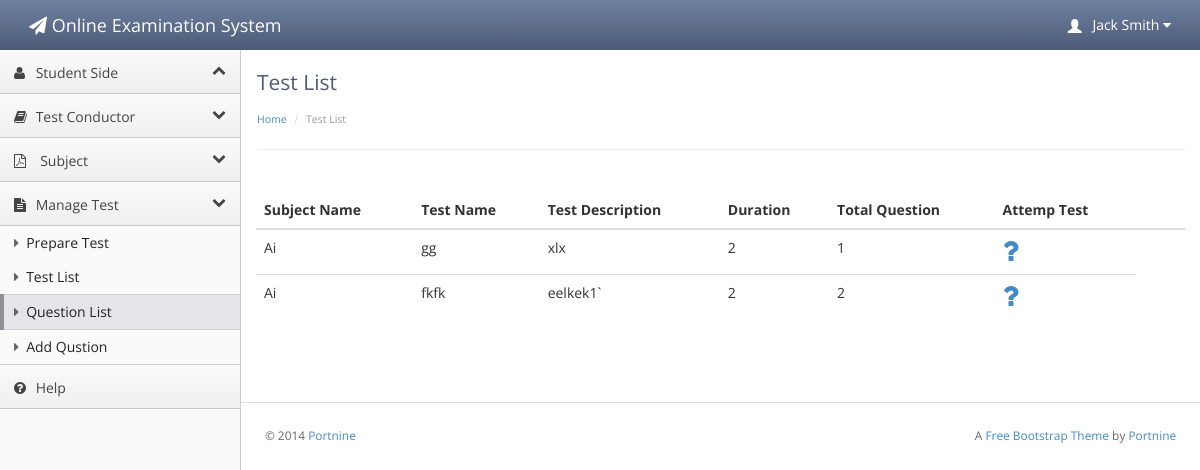
Screenshot of /student_question_list.php?id=3 with the database file from the repository.
### tables this page shows
CREATE TABLE IF NOT EXISTS `test` (
`test_id` int(10) NOT NULL,
  `t_name` varchar(20) NOT NULL,
  `t_description` varchar(50) NOT NULL,
  `total_question` int(10) NOT NULL,
  `t_date` date NOT NULL,
  `t_time` time NOT NULL,
  `t_from` timestamp NULL DEFAULT CURRENT_TIMESTAMP,
  `t_to` timestamp NULL DEFAULT '0000-00-00 00:00:00',
  `duration` int(10) NOT NULL,
  `t_code` int(10) NOT NULL,
  `subject_id` int(10) unsigned DEFAULT NULL
);

CREATE TABLE IF NOT EXISTS `subject` (
`subject_id` int(10) unsigned NOT NULL,
  `name` varchar(100) NOT NULL,
  `description` varchar(100) NOT NULL
);

### student_question_list.php (the view, shortened to what this page needs)
<!doctype html>
<html lang="en"><head>
    <link rel="stylesheet" type="text/css" href="lib/bootstrap/css/bootstrap.css">
    <link rel="stylesheet" href="lib/font-awesome/css/font-awesome.css">
    <link rel="stylesheet" type="text/css" href="stylesheets/theme.css">
    <link rel="stylesheet" type="text/css" href="stylesheets/premium.css">
</head>
<body class=" theme-blue">
    <div class="navbar navbar-default" role="navigation">
        <div class="navbar-header">
          <a class="" href="index.html"><span class="navbar-brand"><span class="fa fa-paper-plane"></span> Online Examination System</span></a></div>
        <div class="navbar-collapse collapse" style="height: 1px;">
          <ul id="main-menu" class="nav navbar-nav navbar-right">
            <li class="dropdown hidden-xs">
                <a href="#" class="dropdown-toggle" data-toggle="dropdown">
                    <span class="glyphicon glyphicon-user padding-right-small" style="position:relative;top: 3px;"></span> Jack Smith
                    <i class="fa fa-caret-down"></i>
                </a>
            </li>
          </ul>
        </div>
      </div>
  <div class="sidebar-nav">
    <ul>
    <li><a href="#" data-target=".dashboard-menu" class="nav-header" data-toggle="collapse"><i class="fa fa-fw fa-user"></i> Student Side<i class="fa fa-collapse"></i></a></li>
    <li data-popover="true" data-content="Items in this group require a <strong><a href='http://portnine.com/bootstrap-themes/aircraft' target='blank'>premium license</a><strong>." rel="popover" data-placement="right"><a href="#" data-target=".premium-menu" class="nav-header collapsed" data-toggle="collapse"><i class="fa fa-fw fa-book"></i> Test Conductor<i class="fa fa-collapse"></i></a></li>
        <li><a href="#" data-target=".accounts-menu" class="nav-header collapsed" data-toggle="collapse"><i class="fa fa-file-pdf-o "></i> Subject   <i class="fa fa-collapse"></i></a></li>
        <li><a href="#" data-target=".legal-menu" class="nav-header collapsed" data-toggle="collapse"><i class="fa fa-fw fa-file-text"></i> Manage Test<i class="fa fa-collapse"></i></a></li>
        <li><ul class="legal-menu nav nav-list collapse in ">
             <li ><a href="add_test.php"><span class="fa fa-caret-right"></span> Prepare Test</a></li>
            <li ><a href="test_list.php"><span class="fa fa-caret-right"></span> Test List</a></li>
             <li class="active" ><a href="test_list.php"><span class="fa fa-caret-right"></span> Question  List</a></li>
              <li><a href="add_question.php"><span class="fa fa-caret-right"></span> Add Qustion</a></li>
    </ul></li>
        <li><a href="help.html" class="nav-header"><i class="fa fa-fw fa-question-circle"></i> Help</a></li>
            </ul>
    </div>
    <div class="content">
        <div class="header">
            <h1 class="page-title">Test List</h1>
                    <ul class="breadcrumb">
            <li><a href="index.html">Home</a> </li>
            <li class="active">Test List</li>
        </ul>
        </div>
        <div class="main-content">
<table class="table">
  <thead>
    <tr>
    <th>Subject Name</th>
       <th>Test Name</th>
       <th>Test Description</th>
        <th>Duration</th>
          <th>Total Question</th>
            <th>Attemp Test</th>
      <th style="width: 3.5em;"></th>
    </tr>
  </thead>
  <tbody>
    <tr>
             <?php
if(isset($_GET['id'])){
$id = $_GET['id'];
$result = mysql_query("SELECT test.*,subject.* from test
inner join subject on test.subject_id=subject.subject_id
 where  test.subject_id = '$id' ");
while($row = mysql_fetch_array($result)){
	?>
		 <td><?php echo $row['name'];?></td>
      <td><?php echo $row['t_name'];?></td>
      <td><?php echo $row['t_description'];?></td>
     <td><?php echo $row['duration'];?></td>
      <td><?php echo $row['total_question'];?></td>
       <td>
            <a href="question_list.php?id=<?php echo $row['t_code'];?>"<i class="fa fa-question fa-2x"></a>
      </td>
    </tr>
   <?php }} ?>
  </tbody>
</table>
            <footer>
                <hr>
                <p class="pull-right">A <a href="http://www.portnine.com/bootstrap-themes" target="_blank">Free Bootstrap Theme</a> by <a href="http://www.portnine.com" target="_blank">Portnine</a></p>
                <p>© 2014 <a href="http://www.portnine.com" target="_blank">Portnine</a></p>
            </footer>
        </div>
    </div>
</body></html>

### stylesheets/theme.css (style rules this page uses)
body { background: #fafafa; background-position: initial initial; background-repeat: initial initial; margin: 0px; padding: 0px; }
body, h1, h2, h3, h4, h5, h6, p, a, .h1, .h2, .h3, .h4, .h5, .h6 { font-family: 'Open Sans', helvetica, arial, sans-serif; }
h1 { color: #4d5b76; font-size: 3em; }
hr { border-top: 1px solid #ddd; border-bottom: 1px solid #fff; }
.padding-right-small { padding-right: .5em; }
.navbar-collapse { position: relative; z-index: 9999; }
.navbar { -webkit-box-shadow: 0px 0px 3px #cccccc; -moz-box-shadow: 0px 0px 3px #cccccc; box-shadow: 0px 0px 3px #cccccc; padding: 0em 1em; margin: 0px; -webkit-border-radius: 0px; -moz-border-radius: 0px; border-radius: 0px; -moz-background-clip: padding; -webkit-background-clip: padding-box; background-clip: padding-box; border: 0px; border-bottom: none; }
.navbar .nav > li > a { color: #fff; text-shadow: none; }
.content { position: relative; min-height: 800px; background: #fff; margin-left: 240px; border-left: 1px solid #cccccc; padding: 15px 15px 0px 15px; }
.header { background: #fff; border-bottom: 1px solid #cccccc; border-bottom: 1px solid #eee; border-left: 1px solid #ffffff; padding: .5em 0em 1em 0em; margin: 0px 0em 2em 0em; }
.header h1 { margin: 0em 0em .5em 0em; padding: 0em; line-height: 1em; font-size: 1.5em; font-weight: normal; }
.breadcrumb { -webkit-box-shadow: none; -moz-box-shadow: none; box-shadow: none; -webkit-border-radius: 0px; -moz-border-radius: 0px; border-radius: 0px; -moz-background-clip: padding; -webkit-background-clip: padding-box; background-clip: padding-box; background: #fff; margin-bottom: .5em; margin-bottom: 0em; padding-left: 0em; padding-right: 0em; font-size: .75em; }
footer { padding: 1em; margin-top: 4em; color: #666; font-size: .85em; line-height: 1.3em; margin: 4em -3px 0em -3px; }
footer hr { margin: 2em -2em; }
.sidebar-nav { width: 240px; position: absolute; float: left; border-top: none; border-left: none; margin: 0em; }
.sidebar-nav ul { list-style: none; padding-left: 0px; }
.sidebar-nav li a .fa-caret-right { color: #666; padding-right: .25em; }
.sidebar-nav .nav-header { border-top: 1px solid #fcfcfc; border-bottom: 1px solid #c8c8cb; background: #efeff0; background: -webkit-gradient(linear, left bottom, left top, color-stop(0, #efeff0), color-stop(1, #fafafa)); background: -ms-linear-gradient(bottom, #efeff0, #fafafa); background: -moz-linear-gradient(center bottom, #efeff0 0%, #fafafa 100%); background: -o-linear-gradient(bottom, #efeff0, #fafafa); filter: progid:dximagetransform.microsoft.gradient(startColorStr='#e3e3e3', EndColorStr='#ffffff'); -ms-filter: "progid:DXImageTransform.Microsoft.gradient(startColorStr='#fafafa',EndColorStr='#efeff0')"; border-left: none; color: #444; display: block; font-weight: normal; font-size: 1em; line-height: 2.5em; padding: .25em .25em .25em 1em; margin-bottom: 0px; text-shadow: none; text-transform: none; }
.sidebar-nav .nav-header.collapsed .fa-collapse::before { content: "\f078"; }
.sidebar-nav .nav-header .fa-collapse::before { content: "\f077"; }
.sidebar-nav .nav-header .fa-collapse, .sidebar-nav .nav-header .fa-collapse { float: right; }
.sidebar-nav .nav-header i[class*="fa-"] { line-height: 2.25em; padding-right: .75em; }
.sidebar-nav .nav-list { margin: 0px; border: 0px; background: #fafafa; }
.sidebar-nav .nav-list > .active > a, .sidebar-nav .nav-list > .active > a:hover { text-shadow: none; background: #e5e5ea; border-top: 1px solid #d0d0d6; border-bottom: 1px solid #d0d0d6; }
.sidebar-nav .nav-list > .active { overflow: hidden; border-left: 4px solid #909096; }
.sidebar-nav .nav-list > .active a { margin-left: -4px; }
.sidebar-nav .nav-list > li > a { color: #222; padding: .5em 1em; }
.sidebar-nav .nav-list.collapse.in { border-bottom: 1px solid #ccc; }
.theme-blue .navbar { background: #4d5b76; background: -webkit-gradient(linear, left bottom, left top, color-stop(0, #4d5b76), color-stop(1, #6f80a1)); background: -ms-linear-gradient(bottom, #4d5b76, #6f80a1); background: -moz-linear-gradient(center bottom, #4d5b76 0%, #6f80a1 100%); background: -o-linear-gradient(bottom, #4d5b76, #6f80a1); filter: progid:dximagetransform.microsoft.gradient(startColorStr='#e3e3e3', EndColorStr='#ffffff'); -ms-filter: "progid:DXImageTransform.Microsoft.gradient(startColorStr='#6f80a1',EndColorStr='#4d5b76')"; }

### student_question_list.php (style rules this page uses)
.navbar-default .navbar-brand, .navbar-default .navbar-brand:hover { color: #fff; }

### rows the page displays
test: subject.name "Ai", t_name "gg", t_description "xlx", duration "2", total_question "1"
test: subject.name "Ai", t_name "fkfk", t_description "eelkek1`", duration "2", total_question "2"
